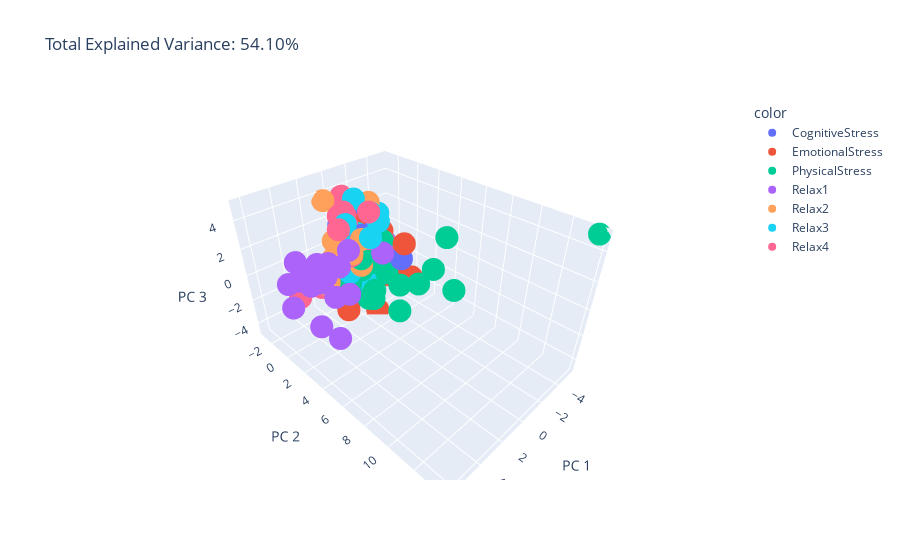

Notebook cell for this chart:
### Code cell
from sklearn.preprocessing import StandardScaler
from sklearn.decomposition import PCA
import plotly.express as px

# Το PCA απαιτεί κανονικοποιημένες τιμες μεταξύ των features
standardized_X = StandardScaler().fit_transform(X)

# 3D plot
pca = PCA(n_components=3)

principalComponents = pca.fit_transform(standardized_X)

principalDF = pd.DataFrame(data = principalComponents, columns = ['PC1', 'PC2', 'PC3'])

finalDF = pd.concat((principalDF, features['Label']), axis = 1)

total_var = pca.explained_variance_ratio_.sum() * 100

fig = px.scatter_3d(
    principalComponents, x=0, y=1, z=2, color=features['Label'],
    title=f'Total Explained Variance: {total_var:.2f}%',
    labels={'0': 'PC 1', '1': 'PC 2', '2': 'PC 3'}
)
fig.show()

# 2D plot
fig = plt.figure(figsize = (8,8))
ax = fig.add_subplot(1,1,1)
ax.set_xlabel('PC1', fontsize = 15)
ax.set_ylabel('PC2', fontsize = 15)
ax.set_title('2 component PCA', fontsize = 20)
targets = set(features['Label'])
colors = ['r', 'g', 'b', 'y', 'm', 'c', 'k']
for target, color in zip(targets,colors):
    indicesToKeep = finalDF['Label'] == target
    ax.scatter(finalDF.loc[indicesToKeep, 'PC1']
               , finalDF.loc[indicesToKeep, 'PC2']
               , c = color
               , s = 50)
ax.legend(targets)
ax.grid()

### Figure 1 — Plotly figure (JSON) as saved in the notebook; plotly's stock layout.template omitted (floating-point values rounded to 4 significant figures)
{"data": [{"hovertemplate": "color=CognitiveStress<br>PC 1=%{x}<br>PC 2=%{y}<br>PC 3=%{z}<extra></extra>", "legendgroup": "CognitiveStress", "marker": {"color": "#636efa", "symbol": "circle"}, "mode": "markers", "name": "CognitiveStress", "scene": "scene", "showlegend": true, "type": "scatter3d", "x": [-0.7648, -0.28, 0.6117, -3.699, -0.7398, 0.06662, 1.576, 0.7796, -1.728, 0.4318, -1.128, -1.74, -2.676, 0.5335, -0.8843, -1.39, 0.6878, -1.558, -1.717, -2.207], "y": [-0.8486, -2.49, 0.2228, -1.468, -1.151, 0.4574, -0.8533, -1.721, -2.193, -0.546, 0.1558, -2.528, 0.7798, 0.0359, -1.513, 0.006262, -0.3382, -1.514, -2.233, 1.899], "z": [-0.4865, 1.563, 0.66, -0.7507, -2.514, 1.974, -2.238, -0.3472, 1.73, -2.421, -1.134, -2.318, -1.451, 0.03138, -3.64, -1.971, -3.281, 0.8692, 0.06333, -0.2033]}, {"hovertemplate": "color=EmotionalStress<br>PC 1=%{x}<br>PC 2=%{y}<br>PC 3=%{z}<extra></extra>", "legendgroup": "EmotionalStress", "marker": {"color": "#EF553B", "symbol": "circle"}, "mode": "markers", "name": "EmotionalStress", "scene": "scene", "showlegend": true, "type": "scatter3d", "x": [-1.801, -1.266, -1.121, -3.677, -1.376, -1.797, 1.379, -1.427, -3.279, -0.5735, -2.896, -2.661, -1.869, -2.303, -1.079, -1.922, -0.91, -3.362, -2.58, -2.565], "y": [-1.291, -2.067, -0.608, -1.556, 0.4688, 2.625, 0.06447, -0.1868, -1.29, -0.02719, -0.5118, 2.447, 1.109, -1.785, -1.32, 0.878, 0.57, -1.649, -2.133, -0.7903], "z": [-1.062, 1.369, 0.8359, -2.14, -1.939, 1.451, -3.783, -1.048, 0.4093, -3.76, -1.254, -1.694, -1.362, -0.2296, -1.698, -1.905, -4.7, -0.1627, 0.02555, -0.6939]}, {"hovertemplate": "color=PhysicalStress<br>PC 1=%{x}<br>PC 2=%{y}<br>PC 3=%{z}<extra></extra>", "legendgroup": "PhysicalStress", "marker": {"color": "#00cc96", "symbol": "circle"}, "mode": "markers", "name": "PhysicalStress", "scene": "scene", "showlegend": true, "type": "scatter3d", "x": [-1.612, -0.7762, -1.795, -3.913, -0.1283, -3.163, 0.7974, -5.426, -2.241, 1.189, -1.33, -0.5274, -2.403, 0.5817, 0.06273, 0.1431, 0.5769, -0.2133, -1.29, -3.024], "y": [0.1771, 0.6145, 2.145, 3.422, 1.304, 5.148, 2.18, 13.73, -0.09912, 0.2872, 0.9224, 0.6711, 3.414, 0.9288, 0.8341, 0.3173, 4.598, 0.3689, 1.342, 6.122], "z": [-1.642, 0.5502, -2.138, -1.182, -2.175, 2.369, -1.588, 5.024, 0.4417, -1.498, -1.391, -3.451, -1.721, 0.576, -3.034, -0.7965, -1.833, -0.3422, -1.219, -1.235]}, {"hovertemplate": "color=Relax1<br>PC 1=%{x}<br>PC 2=%{y}<br>PC 3=%{z}<extra></extra>", "legendgroup": "Relax1", "marker": {"color": "#ab63fa", "symbol": "circle"}, "mode": "markers", "name": "Relax1", "scene": "scene", "showlegend": true, "type": "scatter3d", "x": [2.319, 3.625, 5.18, 3.949, 4.551, 1.963, 6.325, 3.705, -0.2087, 5.243, 4.844, 4.096, 1.964, 3.377, 3.541, 2.955, 5.548, 5.056, 5.151, 4.407], "y": [-0.4921, 0.2334, 1.732, 1.586, 1.2, 1.45, 1.368, 0.7625, 2.216, -0.8495, 0.8241, -1.481, 1.147, 2.314, 1.811, 0.9361, 2.956, 1.601, 0.3427, 1.467], "z": [0.3366, 1.164, 1.726, 0.9856, 0.7874, 2.004, -0.2332, 0.047, 1.225, -0.1181, 0.9975, -0.7125, -1.541, 1.794, -4.112, -1.401, -1.226, 0.8573, 2.022, 0.8024]}, {"hovertemplate": "color=Relax2<br>PC 1=%{x}<br>PC 2=%{y}<br>PC 3=%{z}<extra></extra>", "legendgroup": "Relax2", "marker": {"color": "#FFA15A", "symbol": "circle"}, "mode": "markers", "name": "Relax2", "scene": "scene", "showlegend": true, "type": "scatter3d", "x": [-0.3228, 0.5418, 1.84, -0.5614, 1.576, 0.9612, 2.214, 0.1469, -2.424, 2.959, 1.367, 0.3486, 0.4989, 1.467, 1.186, -0.7647, 2.738, -0.1709, 0.4672, -0.6049], "y": [-1.524, -2.921, -0.2752, -2.746, -0.9307, 1.577, -0.7901, -0.2966, -1.675, -0.6678, -0.6767, -0.8338, 0.7849, 1.122, -0.8369, -0.6815, -0.3037, -1.482, -1.312, 0.02488], "z": [0.3139, 3.536, 1.945, 1.746, 0.205, 2.455, -1.376, 0.7182, 2.858, -0.1582, 0.8179, -0.9115, -0.04069, 1.391, -1.134, -1.679, -1.032, 1.929, 2.134, 0.01867]}, {"hovertemplate": "color=Relax3<br>PC 1=%{x}<br>PC 2=%{y}<br>PC 3=%{z}<extra></extra>", "legendgroup": "Relax3", "marker": {"color": "#19d3f3", "symbol": "circle"}, "mode": "markers", "name": "Relax3", "scene": "scene", "showlegend": true, "type": "scatter3d", "x": [-0.8259, -1.32, 0.9207, -3.237, 0.9537, 0.6276, 3.357, -0.4901, -2.721, 1.238, 0.0895, -1.269, -2.096, -0.4278, -0.1806, -0.8164, -0.1896, -2.417, -2.886, -2.223], "y": [-0.3282, -1.927, -0.06531, -2.037, -0.7894, 2.075, -0.4905, -0.6988, -1.03, 0.4182, -1.998, -0.6229, -0.7357, -1.403, -1.245, -0.3772, 0.9248, -0.6483, -1.249, -1.273], "z": [0.831, 3.378, 2.889, -0.005186, 1.211, 2.644, -0.7513, 1.458, 2.135, -0.465, 1.31, 0.2982, -0.9691, 0.8967, -1.048, -0.05764, -1.945, 1.717, 1.845, 2.261]}, {"hovertemplate": "color=Relax4<br>PC 1=%{x}<br>PC 2=%{y}<br>PC 3=%{z}<extra></extra>", "legendgroup": "Relax4", "marker": {"color": "#FF6692", "symbol": "circle"}, "mode": "markers", "name": "Relax4", "scene": "scene", "showlegend": true, "type": "scatter3d", "x": [0.2184, -0.9801, 0.632, -2.357, 0.9608, 0.4843, 3.828, 1.414, -2.411, 2.189, -2.498, -0.1853, -0.5325, 0.2798, -1.555, 0.3267, 2.597, -0.9996, -0.8473, -0.3037], "y": [-0.871, -2.88, -0.4114, -1.258, 0.4012, 1.661, -2.166, -0.1909, -1.331, -1.754, -0.1828, -1.725, -0.06516, -1.658, -0.0928, -0.529, -1.143, 0.04225, -2.678, -1.878], "z": [2.339, 2.462, 3.32, 0.5861, 0.7533, 2.362, -2.576, 2.65, 0.9119, -0.7431, 0.2073, -0.193, -1.607, 2.714, -1.575, -0.5177, -1.799, 3.166, 3.503, 2.75]}], "layout": {"legend": {"title": {"text": "color"}, "tracegroupgap": 0}, "scene": {"domain": {"x": [0, 1], "y": [0, 1]}, "xaxis": {"title": {"text": "PC 1"}}, "yaxis": {"title": {"text": "PC 2"}}, "zaxis": {"title": {"text": "PC 3"}}}, "title": {"text": "Total Explained Variance: 54.10%"}}}
